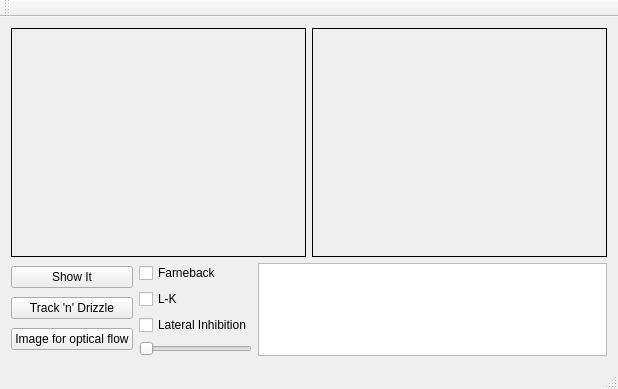
<?xml version="1.0" encoding="UTF-8"?>
<ui version="4.0">
 <class>MainWindow</class>
 <widget class="QMainWindow" name="MainWindow">
  <property name="geometry">
   <rect>
    <x>0</x>
    <y>0</y>
    <width>618</width>
    <height>389</height>
   </rect>
  </property>
  <property name="windowTitle">
   <string>MainWindow</string>
  </property>
  <widget class="QWidget" name="centralWidget">
   <layout class="QGridLayout" name="gridLayout">
    <item row="0" column="0">
     <layout class="QGridLayout" name="gridLayout_2" rowstretch="3,1">
      <item row="0" column="0">
       <layout class="QHBoxLayout" name="horizontalLayout">
        <item>
         <widget class="QLabel" name="blurred">
          <property name="frameShape">
           <enum>QFrame::Box</enum>
          </property>
          <property name="text">
           <string/>
          </property>
         </widget>
        </item>
        <item>
         <widget class="QLabel" name="reconstructed">
          <property name="frameShape">
           <enum>QFrame::Box</enum>
          </property>
          <property name="text">
           <string/>
          </property>
         </widget>
        </item>
       </layout>
      </item>
      <item row="1" column="0">
       <layout class="QGridLayout" name="gridLayout_3" columnstretch="0,0,3">
        <item row="0" column="2">
         <layout class="QVBoxLayout" name="verticalLayout_3" stretch="0">
          <item>
           <widget class="QPlainTextEdit" name="status"/>
          </item>
         </layout>
        </item>
        <item row="0" column="0">
         <layout class="QVBoxLayout" name="verticalLayout_2">
          <item>
           <widget class="QPushButton" name="showIt">
            <property name="text">
             <string>Show It</string>
            </property>
           </widget>
          </item>
          <item>
           <widget class="QPushButton" name="trackDrizzle">
            <property name="text">
             <string>Track 'n' Drizzle</string>
            </property>
           </widget>
          </item>
          <item>
           <widget class="QPushButton" name="createSmallfromBig">
            <property name="text">
             <string>Image for optical flow</string>
            </property>
           </widget>
          </item>
         </layout>
        </item>
        <item row="0" column="1">
         <layout class="QVBoxLayout" name="verticalLayout_6">
          <item>
           <widget class="QCheckBox" name="farneback">
            <property name="text">
             <string>Farneback</string>
            </property>
           </widget>
          </item>
          <item>
           <widget class="QCheckBox" name="lk">
            <property name="text">
             <string>L-K</string>
            </property>
           </widget>
          </item>
          <item>
           <widget class="QCheckBox" name="CBInhibit">
            <property name="text">
             <string>Lateral Inhibition</string>
            </property>
           </widget>
          </item>
          <item>
           <widget class="QSlider" name="sigmaValue">
            <property name="minimum">
             <number>0</number>
            </property>
            <property name="maximum">
             <number>1000</number>
            </property>
            <property name="orientation">
             <enum>Qt::Horizontal</enum>
            </property>
           </widget>
          </item>
         </layout>
        </item>
       </layout>
      </item>
     </layout>
    </item>
   </layout>
  </widget>
  <widget class="QMenuBar" name="menuBar">
   <property name="geometry">
    <rect>
     <x>0</x>
     <y>0</y>
     <width>618</width>
     <height>22</height>
    </rect>
   </property>
  </widget>
  <widget class="QToolBar" name="mainToolBar">
   <attribute name="toolBarArea">
    <enum>TopToolBarArea</enum>
   </attribute>
   <attribute name="toolBarBreak">
    <bool>false</bool>
   </attribute>
  </widget>
  <widget class="QStatusBar" name="statusBar"/>
 </widget>
 <layoutdefault spacing="6" margin="11"/>
 <resources/>
 <connections/>
</ui>
